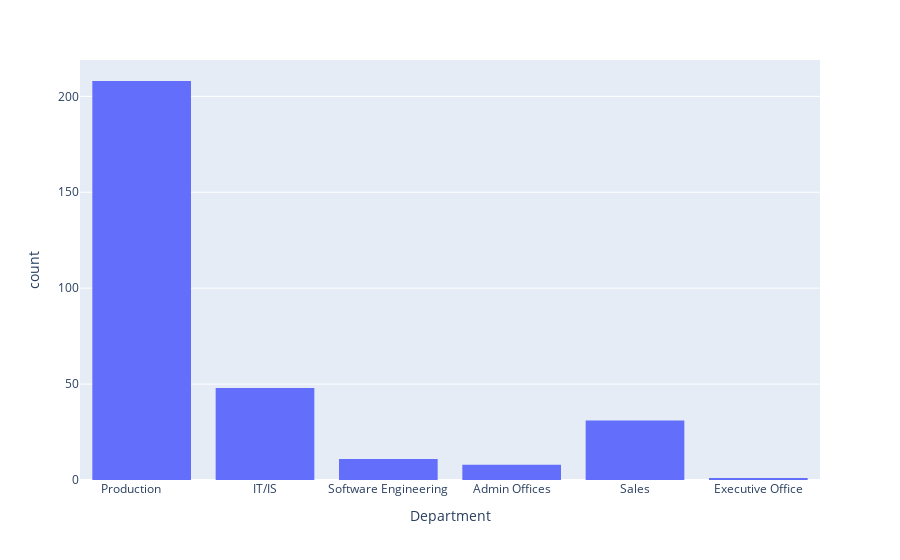

The code cell stored with this chart in its notebook:
### Markdown cell above
Distribution du departement

### Code cell
fig = px.histogram(df, x="Department")
fig.show()

### Figure 1 — Plotly figure (JSON) as saved in the notebook; plotly's stock layout.template omitted (floating-point values rounded to 4 significant figures; data arrays with more than 128 entries replaced by an {"elided": "..."} marker saying what was removed)
{"data": [{"alignmentgroup": "True", "bingroup": "x", "hovertemplate": "Department=%{x}<br>count=%{y}<extra></extra>", "legendgroup": "", "marker": {"color": "#636efa", "pattern": {"shape": ""}}, "name": "", "offsetgroup": "", "orientation": "v", "showlegend": false, "type": "histogram", "x": {"elided": "311 str values"}, "xaxis": "x", "yaxis": "y"}], "layout": {"barmode": "relative", "legend": {"tracegroupgap": 0}, "margin": {"t": 60}, "xaxis": {"anchor": "y", "domain": [0, 1], "title": {"text": "Department"}}, "yaxis": {"anchor": "x", "domain": [0, 1], "title": {"text": "count"}}}}
